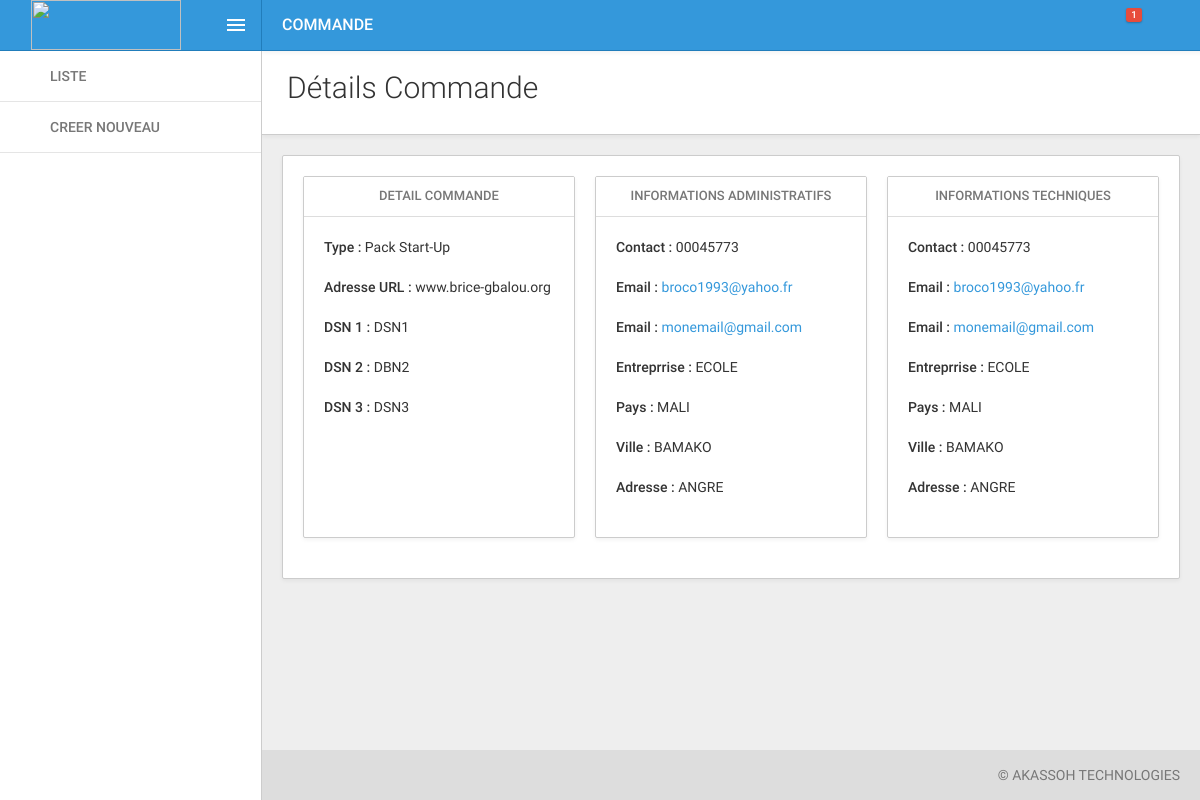
/kobi/view_cmd.php?numecm=21016076921212, run on the app's committed database.
### tables this page shows
CREATE TABLE `commande` (
  `idCommande` int(11) NOT NULL,
  `Num_CMD` varchar(14) DEFAULT NULL,
  `type` varchar(45) NOT NULL,
  `Url` varchar(255) NOT NULL,
  `DSN1` varchar(45) NOT NULL,
  `DSN2` varchar(45) DEFAULT NULL,
  `DSN3` varchar(45) DEFAULT NULL,
  `Entreprise_idEntreprise` int(11) NOT NULL,
  `Date_Debut` datetime NOT NULL DEFAULT CURRENT_TIMESTAMP,
  `Date_Fin` datetime NOT NULL
);

CREATE TABLE `entreprise` (
  `idEntreprise` int(11) NOT NULL,
  `ContactEntreprise` varchar(45) NOT NULL,
  `Email1` varchar(255) DEFAULT NULL,
  `Email2` varchar(255) DEFAULT NULL,
  `Entreprise` varchar(255) NOT NULL,
  `Pays` varchar(255) DEFAULT NULL,
  `Ville` varchar(255) NOT NULL,
  `Adresse` varchar(45) DEFAULT NULL,
  `Personnelle_idPersonnelle` int(11) NOT NULL
);

### kobi/view_cmd.php (the view, shortened to what this page needs)
<!DOCTYPE html>
<html lang="en">
    <head>
        <link rel="stylesheet" type="text/css" href="assets/css/bootstrap-clearmin.min.css">
        <link rel="stylesheet" type="text/css" href="assets/css/roboto.css">
        <link rel="stylesheet" type="text/css" href="assets/css/material-design.css">
        <link rel="stylesheet" type="text/css" href="assets/css/small-n-flat.css">
        <link rel="stylesheet" type="text/css" href="assets/css/font-awesome.min.css">
    </head>
    <body class="cm-no-transition cm-1-navbar">
        <div id="cm-menu">
            <nav class="cm-navbar cm-navbar-primary">
                <?php
                 include("vue/logo.php")
                ?>
                <div class="btn btn-primary md-menu-white" data-toggle="cm-menu"></div>
            </nav>
            <?php
              include("vue/main.php")
            ?>
        </div>
        <header id="cm-header">
            <nav class="cm-navbar cm-navbar-primary">
                <div class="cm-flex">
                    <h1>COMMANDE</h1>
                </div>
                <?php
                  include("vue/notification.php")
                ?>
                <?php
                  include("vue/user.php")
                ?>
            </nav>
        </header>
        <div id="global">
            <div class="container-fluid cm-container-white">
                <h2 style="margin-top:0;">Détails Commande</h2>
            </div>
            <div class="container-fluid">
                <div class="panel panel-default">
                    <div class="panel-body" id="demo-buttons">
                      <?php
                        require_once('../connexion_file.php');
                          $numeroCommande=$_GET['numecm'];
                          $sql=$based->query("SELECT type,Url,DSN1,DSN2,DSN3,ContactEntreprise,Entreprise,Adresse,Email1,Email2,Pays,Ville
                                                              FROM commande,entreprise WHERE idCommande=Entreprise_idEntreprise AND Entreprise_idEntreprise=Personnelle_idPersonnelle AND Num_CMD=".$numeroCommande);
                          While($row=$sql->fetch())
                          {
                            $type=$row['type'];
                            $url=$row['Url'];
                            $dsn1=$row['DSN1'];
                            $dsn2=$row['DSN2'];
                            $dsn3=$row['DSN3'];
                            $contact=$row['ContactEntreprise'];
                            $adresse=$row['Adresse'];
                            $Email1=$row['Email1'];
                            $Email2=$row['Email2'];
                            $pays=$row['Pays'];
                            $ville=$row['Ville'];
                            $entreprise=$row['Entreprise'];
                          }
                      ?>
                <div class="row cm-fix-height">
                    <div class="col-sm-4">
                        <div class="panel panel-default">
                            <div class="panel-heading">Detail Commande</div>
                            <div class="panel-body">
                                <address>
                                    <strong>Type : </strong> <?php echo $type;?>
                                    <br><br>
                                    <strong>Adresse URL : </strong> <?php echo $url;?>
                                    <br><br>
                                    <strong>DSN 1 : </strong> <?php echo $dsn1;?>
                                    <br><br>
                                    <strong>DSN 2 : </strong> <?php echo $dsn2;?>
                                    <br><br>
                                    <strong>DSN 3 : </strong> <?php echo $dsn3;?>
                                </address>
                            </div>
                        </div>
                    </div>
                     <div class="col-sm-4">
                        <div class="panel panel-default">
                            <div class="panel-heading">INFORMATIONS ADMINISTRATIFS</div>
                            <div class="panel-body">
                                <address>
                                    <strong>Contact : </strong> <?php echo $contact;?>
                                    <br><br>
                                    <strong>Email : </strong> <a href="mailto:#"><?php echo $Email1;?></a>
                                    <br><br>
                                    <strong>Email : </strong> <a href="mailto:#"><?php echo $Email2;?></a>
                                    <br><br>
                                    <strong>Entreprrise : </strong> <?php echo $entreprise;?>
                                    <br><br>
                                    <strong>Pays : </strong> <?php echo $pays;?>
                                    <br><br>
                                    <strong>Ville : </strong> <?php echo $ville;?>
                                    <br><br>
                                    <strong>Adresse : </strong> <?php echo $adresse;?>
                                </address>
                            </div>
                        </div>
                    </div>
                     <div class="col-sm-4">
                        <div class="panel panel-default">
                            <div class="panel-heading">INFORMATIONS TECHNIQUES</div>
                            <div class="panel-body">
                                <address>
                                    <strong>Contact : </strong> <?php echo $contact;?>
                                    <br><br>
                                    <strong>Email : </strong> <a href="mailto:#"><?php echo $Email1;?></a>
                                    <br><br>
                                    <strong>Email : </strong> <a href="mailto:#"><?php echo $Email2;?></a>
                                    <br><br>
                                    <strong>Entreprrise : </strong> <?php echo $entreprise;?>
                                    <br><br>
                                    <strong>Pays : </strong> <?php echo $pays;?>
                                    <br><br>
                                    <strong>Ville : </strong> <?php echo $ville;?>
                                    <br><br>
                                    <strong>Adresse : </strong> <?php echo $adresse;?>
                                </address>
                            </div>
                        </div>
                    </div>
                </div>
                    </div>
                </div>
            </div>
            <?php
                include("vue/footer.php")
            ?>
        </div>
    </body>
</html>

### kobi/vue/logo.php
<div class="cm-flex">
    <div class="text-center">
      <img src="assets/img/logo.png" width="150" height="50">
    </div>
</div>

### kobi/vue/main.php
<div id="cm-menu-content">
                <div id="cm-menu-items-wrapper">
                    <div id="cm-menu-scroller">
                        <ul class="cm-menu-items">
                            <li><a href="index.php" class="sf-dashboard">LISTE</a></li>
                            <li><a href="perso.php" class="sf-sign-add">CREER NOUVEAU</a></li>
                        </ul>
                    </div>
                </div>
    </div>

### kobi/vue/notification.php (shortened to what this page needs)
<div class="dropdown pull-right">
                    <button class="btn btn-primary md-notifications-white" data-toggle="dropdown"> <span class="label label-danger">1</span> </button>
</div>

### kobi/vue/user.php (shortened to what this page needs)
<div class="dropdown pull-right">
                    <button class="btn btn-primary md-account-circle-white" data-toggle="dropdown"></button>
                </div>

### kobi/vue/footer.php (shortened to what this page needs)
<footer class="cm-footer">
    <span class="pull-right">&copy; AKASSOH TECHNOLOGIES</span>
</footer>

### kobi/assets/css/small-n-flat.css (style rules this page uses)
.sf-dashboard { background-image:url("../img/sf/dashboard.svg")!important; }
.sf-sign-add { background-image:url("../img/sf/sign-add.svg")!important; }

### data on the page
commande: type "Pack Start-Up", Url "www.brice-gbalou.org", DSN1 "DSN1", DSN2 "DBN2", DSN3 "DSN3", Entreprise_idEntreprise.ContactEntreprise "00045773", Entreprise_idEntreprise.Email1 "broco1993@yahoo.fr", Entreprise_idEntreprise.Email2 "monemail@gmail.com", Entreprise_idEntreprise.Entreprise "ECOLE", Entreprise_idEntreprise.Pays "MALI", Entreprise_idEntreprise.Ville "BAMAKO", Entreprise_idEntreprise.Adresse "ANGRE"
